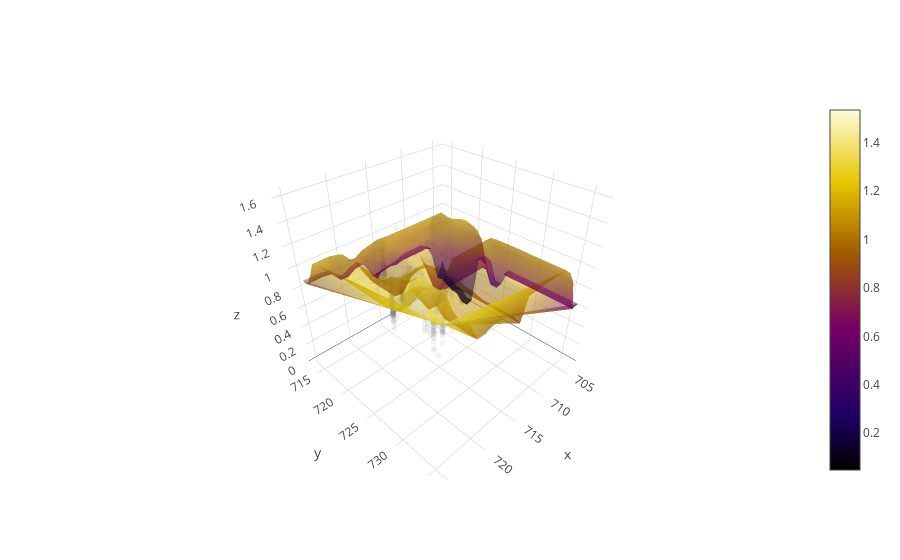

This figure's notebook cell:
### Code cell
#Plotly PLot
import plotly.offline as py
import plotly.graph_objs as go
py.init_notebook_mode(connected=True)

x = xy[['temp_zone7_10', 'temp_zone7_12', 'temp_zone7_14', 'temp_zone7_16',
       'temp_zone7_4', 'temp_zone7_6', 'temp_zone7_8', 'temp_zone7_top',
       'temp_zone8_25', 'temp_zone8_27', 'temp_zone8_29', 'temp_zone8_31',
       'temp_zone8_33', 'temp_zone8_35', 'temp_zone8_37']]
y = xy[['A', 'B', 'C', 'D', 'E', 'F', 'G', 'H', 'I', 'J', 'K',
       'L', 'M', 'N', 'O']]

from sklearn.cross_validation import train_test_split
X_train, X_test, y_train, y_test = train_test_split(x, y, test_size=0.33, random_state=100)

k = X_train[['temp_zone7_14','temp_zone8_25']]
from sklearn.ensemble import RandomForestRegressor
regressor = RandomForestRegressor(n_estimators = 84, random_state = 100)
regressor.fit(k,y_train[['D']])

y_train_pred = regressor.predict(k)

X_grid = np.arange(min(X_train['temp_zone7_14']), max(X_train['temp_zone7_14']), 1)
X_grid = X_grid.reshape((len(X_grid), 1))


Y_grid = np.arange(min(X_train['temp_zone8_25']), max(X_train['temp_zone8_25']), 1)
Y_grid = Y_grid.reshape((len(Y_grid), 1))

X_grid,Y_grid = np.meshgrid(X_grid,Y_grid)

X_grid,Y_grid = X_grid.flatten(), Y_grid.flatten()
j = np.array([X_grid,Y_grid]).T
Z_grid = regressor.predict(j)
Z_grid = Z_grid.flatten()

# x = xy.index
# s = xy['E']
trace1 = go.Scatter3d(
    x= X_train['temp_zone7_14'],
    y= X_train['temp_zone8_25'], 
    z= y_train['D'],
    mode = 'markers',
    marker = dict(
        size=2,
        color= 'grey',
        opacity=0.1,
        showscale=False,
    ),
)
trace2 = go.Mesh3d(
    x= X_grid,
    y= Y_grid, 
    z= Z_grid,
    opacity = 0.5,
    intensity = Z_grid,
    colorscale = 'Electric'

)
data=[trace1, trace2]
layout=go.Layout()
figure=go.Figure(data=data,layout=layout)
py.iplot(figure)

### Figure 1 — Plotly figure (JSON) as saved in the notebook; plotly's stock layout.template omitted (floating-point values rounded to 4 significant figures; data arrays with more than 128 entries replaced by an {"elided": "..."} marker saying what was removed)
{"data": [{"marker": {"color": "grey", "opacity": 0.1, "showscale": false, "size": 2}, "mode": "markers", "type": "scatter3d", "uid": "db4d5d5c-e24f-11e8-b8c4-28c63ff40a91", "x": {"elided": "562 float values"}, "y": {"elided": "562 float values"}, "z": {"elided": "562 float values"}}, {"colorscale": "Electric", "intensity": {"elided": "506 float values"}, "opacity": 0.5, "type": "mesh3d", "uid": "db4d5d5d-e24f-11e8-8fef-28c63ff40a91", "x": {"elided": "506 int values"}, "y": {"elided": "506 int values"}, "z": {"elided": "506 float values"}}], "layout": {}}
